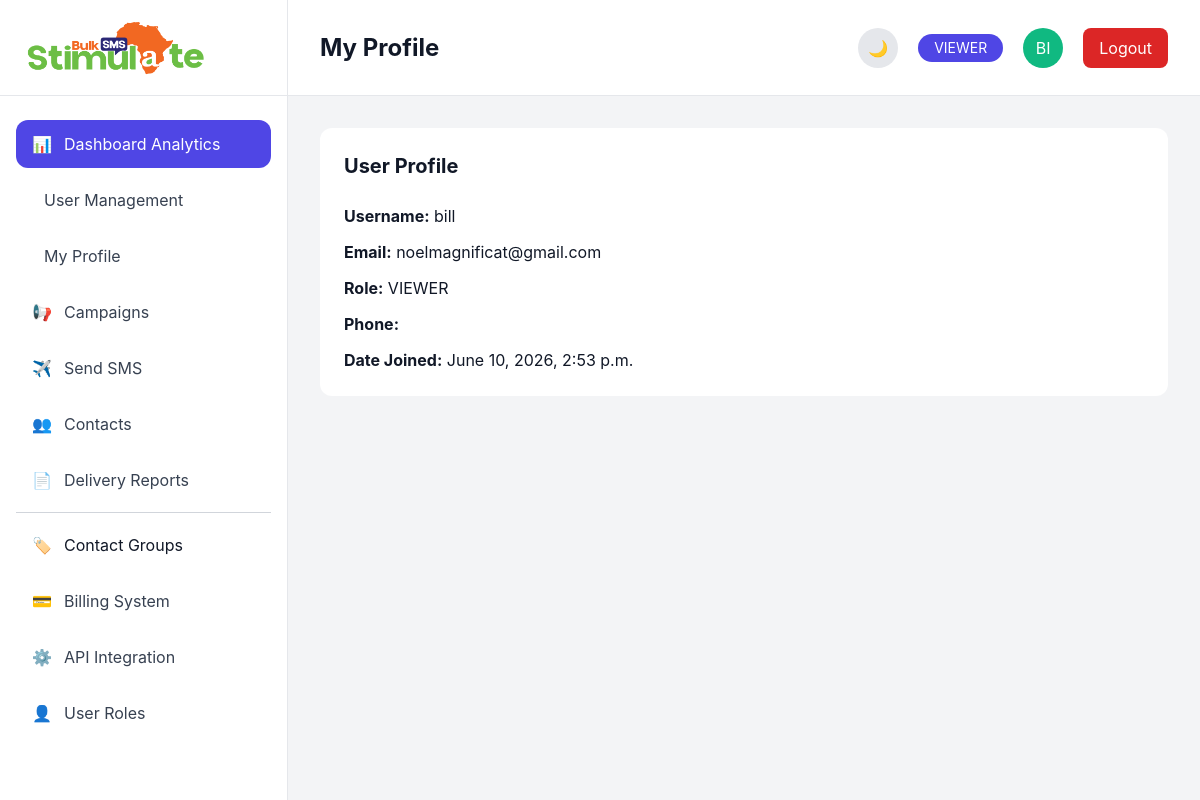
The page /accounts/profile/ (signed in) on the database its author committed.
### accounts/models.py (models this page shows, shortened)
class User(AbstractUser):
    ROLE_CHOICES = [
        ('SUPER_ADMIN', 'Super Admin'),
        ('ADMIN', 'Admin'),
        ('MANAGER', 'Manager'),
        ('OPERATOR', 'Operator'),
        ('VIEWER', 'Viewer'),
    ]
    role = models.CharField(
        max_length=20,
        choices=ROLE_CHOICES,
        default='VIEWER'
    )
    phone = models.CharField(
        max_length=20,
        blank=True
    )
    avatar = models.ImageField(
        upload_to='avatars/',
        blank=True,
        null=True
    )
    created_at = models.DateTimeField(
        auto_now_add=True
    )
    updated_at = models.DateTimeField(
        auto_now=True
    )

### accounts/views.py (the view)
# urls.py: path('profile/', views.profile_view, name='profile'),
@login_required
def profile_view(request):
    return render(
        request,
        'accounts/profile.html',
        {
            'user_obj': request.user
        }
    )

### templates/accounts/profile.html (shortened to what this page needs)
{% extends 'base.html' %}
{% block page_title %}
My Profile
{% endblock %}
{% block content %}
<div class="bg-white dark:bg-[#172033] rounded-xl p-6">
    <h2 class="text-xl font-bold mb-6">
        User Profile
    </h2>
    <div class="space-y-3">
        <p>
            <strong>Username:</strong>
            {{ request.user.username }}
        </p>
        <p>
            <strong>Email:</strong>
            {{ request.user.email }}
        </p>
        <p>
            <strong>Role:</strong>
            {{ request.user.role }}
        </p>
        <p>
            <strong>Phone:</strong>
        </p>
        <p>
            <strong>Date Joined:</strong>
            {{ request.user.date_joined }}
        </p>
    </div>
</div>
{% endblock %}

### templates/base.html (shortened to what this page needs)
{% load static %}
<!DOCTYPE html>
<html lang="en">
<head>
    <script src="https://cdn.tailwindcss.com"></script>
    <link rel="stylesheet" href="https://cdnjs.cloudflare.com/ajax/libs/font-awesome/6.4.0/css/all.min.css">
    <link rel="stylesheet" href="{% static 'css/style.css' %}">
</head>
<body
    x-data="{
        darkMode: localStorage.getItem('darkMode') === 'true'
    }"
    x-init="
        darkMode
        ? document.documentElement.classList.add('dark')
        : document.documentElement.classList.remove('dark')
    "
    :class="{ 'dark': darkMode }"
    class="
        bg-gray-100 dark:bg-[#0B1120]
        text-gray-900 dark:text-white
        transition-colors duration-300
    "
>
    <div class="flex h-screen overflow-hidden">
        {% if request.user.is_authenticated %}
        <aside class="
            w-72
            border-r
            flex
            flex-col
            bg-white dark:bg-[#172033]
            border-gray-200 dark:border-gray-800
            transition-colors duration-300
        ">
            <div class="
                h-24
                flex
                items-center
                px-6
                border-b
                border-gray-200 dark:border-gray-800
            ">
                <img
                    src="{% static 'images/logo.png' %}"
                    class="h-14"
                    alt="Stimulate Logo"
                >
            </div>
            <nav class="
                flex-1
                px-4
                py-6
                overflow-y-auto
                sidebar-scroll
            ">
                <ul class="space-y-2">
                    <li>
                        <a href="{% url 'dashboard' %}"
                            class="
                                flex
                                items-center
                                gap-3
                                px-4
                                py-3
                                rounded-xl
                                bg-primary
                                text-white
                            ">
                            <span>📊</span>
                            Dashboard Analytics
                        </a>
                    </li>
  <li>
                        <a href="{% url 'accounts:user_list' %}"
                            class="
                                flex
                                items-center
                                gap-3
                                px-4
                                py-3
                                rounded-xl
                                text-gray-700 dark:text-gray-200
                                hover:bg-gray-100 dark:hover:bg-gray-700
                                hover:text-primary
                                transition
                            ">
    User Management
</a>
 </li>
    <li>
                        <a href="{% url 'accounts:profile' %}"
                            class="
                                flex
                                items-center
                                gap-3
                                px-4
                                py-3
                                rounded-xl
                                text-gray-700 dark:text-gray-200
                                hover:bg-gray-100 dark:hover:bg-gray-700
                                hover:text-primary
                                transition
                            ">
                            My Profile
                       </a>
                       </li>
                    <li>
                        <a href="{% url 'campaigns:campaign_list' %}"
                            class="
                                flex
                                items-center
                                gap-3
                                px-4
                                py-3
                                rounded-xl
                                text-gray-700 dark:text-gray-200
                                hover:bg-gray-100 dark:hover:bg-gray-700
                                hover:text-primary
                                transition
                            ">
                            <span>📢</span>
                            Campaigns
                        </a>
                    </li>
                    <li>
                        <a href="{% url 'sms:send_sms' %}"
                            class="
                                flex
                                items-center
                                gap-3
                                px-4
                                py-3
                                rounded-xl
                                text-gray-700 dark:text-gray-200
                                hover:bg-gray-100 dark:hover:bg-gray-700
                                hover:text-primary
                                transition
                            ">
                            <span>✈️</span>
                            Send SMS
                        </a>
                    </li>
                    <li>
                        <a href="{% url 'contacts:contact_list' %}"
                            class="
                                flex
                                items-center
                                gap-3
                                px-4
                                py-3
                                rounded-xl
                                text-gray-700 dark:text-gray-200
                                hover:bg-gray-100 dark:hover:bg-gray-700
                                hover:text-primary
                                transition
                            ">
                            <span>👥</span>
                            Contacts
                        </a>
                    </li>
                    <li>
                        <a href="{% url 'reports:reports_dashboard' %}"
                            class="
                                flex
                                items-center
                                gap-3
                                px-4
                                py-3
                                rounded-xl
                                text-gray-700 dark:text-gray-200
                                hover:bg-gray-100 dark:hover:bg-gray-700
                                hover:text-primary
                                transition
                            ">
                            <span>📄</span>
                            Delivery Reports
                        </a>
                    </li>
                    <hr class="border-gray-300 dark:border-gray-700 my-4">
                    <li>
    <a
        href="{% url 'contacts:group_list' %}"
        class="
            flex
            items-center
            gap-3
            px-4
            py-3
            rounded-xl
        "
    >
        <span>🏷️</span>
        Contact Groups
    </a>
</li>
                    <li>
                        <a href="#"
                            class="
                                flex
                                items-center
                                gap-3
                                px-4
                                py-3
                                rounded-xl
                                text-gray-700 dark:text-gray-200
                                hover:bg-gray-100 dark:hover:bg-gray-700
                                hover:text-primary
                                transition
                            ">
                            <span>💳</span>
                            Billing System
                        </a>
                    </li>
                    <li>
                        <a href="#"
                            class="
                                flex
                                items-center
                                gap-3
                                px-4
                                py-3
                                rounded-xl
                                text-gray-700 dark:text-gray-200
                                hover:bg-gray-100 dark:hover:bg-gray-700
                                hover:text-primary
                                transition
                            ">
                            <span>⚙️</span>
                            API Integration
                        </a>
                    </li>
                    <li>
                        <a href="#"
                            class="
                                flex
                                items-center
                                gap-3
                                px-4
                                py-3
                                rounded-xl
                                text-gray-700 dark:text-gray-200
                                hover:bg-gray-100 dark:hover:bg-gray-700
                                hover:text-primary
                                transition
                            ">
                            <span>👤</span>
                            User Roles
                        </a>
                    </li>
                </ul>
            </nav>
        </aside>
{% endif %}
        <div class="flex-1 flex flex-col overflow-hidden">
            <header class="
                h-24
                px-8
                flex
                items-center
                justify-between
                border-b
                bg-white dark:bg-[#172033]
                border-gray-200 dark:border-gray-800
                transition-colors duration-300
            ">
                <div>
                    <h1 class="
                        text-2xl
                        font-bold
                        text-gray-900 dark:text-white
                    ">
                        {% block page_title %}{% endblock %}
                    </h1>
                </div>
                {% if request.user.is_authenticated %}
<div class="flex items-center gap-5">
                    <button
                        @click="
                            darkMode = !darkMode;
                            localStorage.setItem('darkMode', darkMode);
                            darkMode
                            ? document.documentElement.classList.add('dark')
                            : document.documentElement.classList.remove('dark');
                        "
                        class="
                            w-10
                            h-10
                            rounded-full
                            bg-gray-200 dark:bg-gray-700
                            flex
                            items-center
                            justify-center
                            hover:scale-110
                            transition
                        "
                    >
                        <span x-show="!darkMode">🌙</span>
                    </button>
                    <span class="
                        bg-primary
                        text-white
                        px-4
                        py-1
                        rounded-full
                        text-sm
                    ">
                      {{ request.user.role }}
                    </span>
                    <div class="
                        w-10
                        h-10
                        rounded-full
                        bg-secondary
                        flex
                        items-center
                        justify-center
                        text-white
                    ">
                       {{ request.user.username|slice:":2"|upper }}
                    </div>
<a
    href="{% url 'accounts:logout' %}"
    class="
        px-4
        py-2
        rounded-lg
        bg-red-600
        text-white
        hover:bg-red-700
        transition
    "
>
    Logout
</a>
               </div>
            {% endif %}
            </header>
            <main
                class="
                    flex-1
                    overflow-y-auto
                    p-8
                    bg-gray-100 dark:bg-[#0B1120]
                    text-gray-900 dark:text-white
                    transition-colors duration-300
                "
            >
                {% block content %}
                {% endblock %}
            </main>
        </div>
    </div>
</head>
<body>
</html>

### static/css/style.css (style rules this page uses)
:root { --bg: #f4f6f9; --surface: #ffffff; --muted: #6b7280; --text: #111827; --primary: #4F46E5; --primary-700: #4338ca; --secondary: #10B981; --card-shadow: 0 6px 18px rgba(15,23,42,0.06); --radius: 12px; }
body { margin:0; background:var(--bg); color:var(--text); font-family: Inter, ui-sans-serif, system-ui, -apple-system, "Segoe UI", Roboto, "Helvetica Neue", Arial; -webkit-font-smoothing:antialiased; -moz-osx-font-smoothing:grayscale; transition: background-color .25s ease, color .25s ease; }
.rounded-lg { border-radius:14px }

### rows shown on the page
User: user.role "VIEWER", user.username "BI", user.username "bill", user.email "noelmagnificat@gmail.com", user.date_joined "June 10, 2026, 2:53 p.m."
